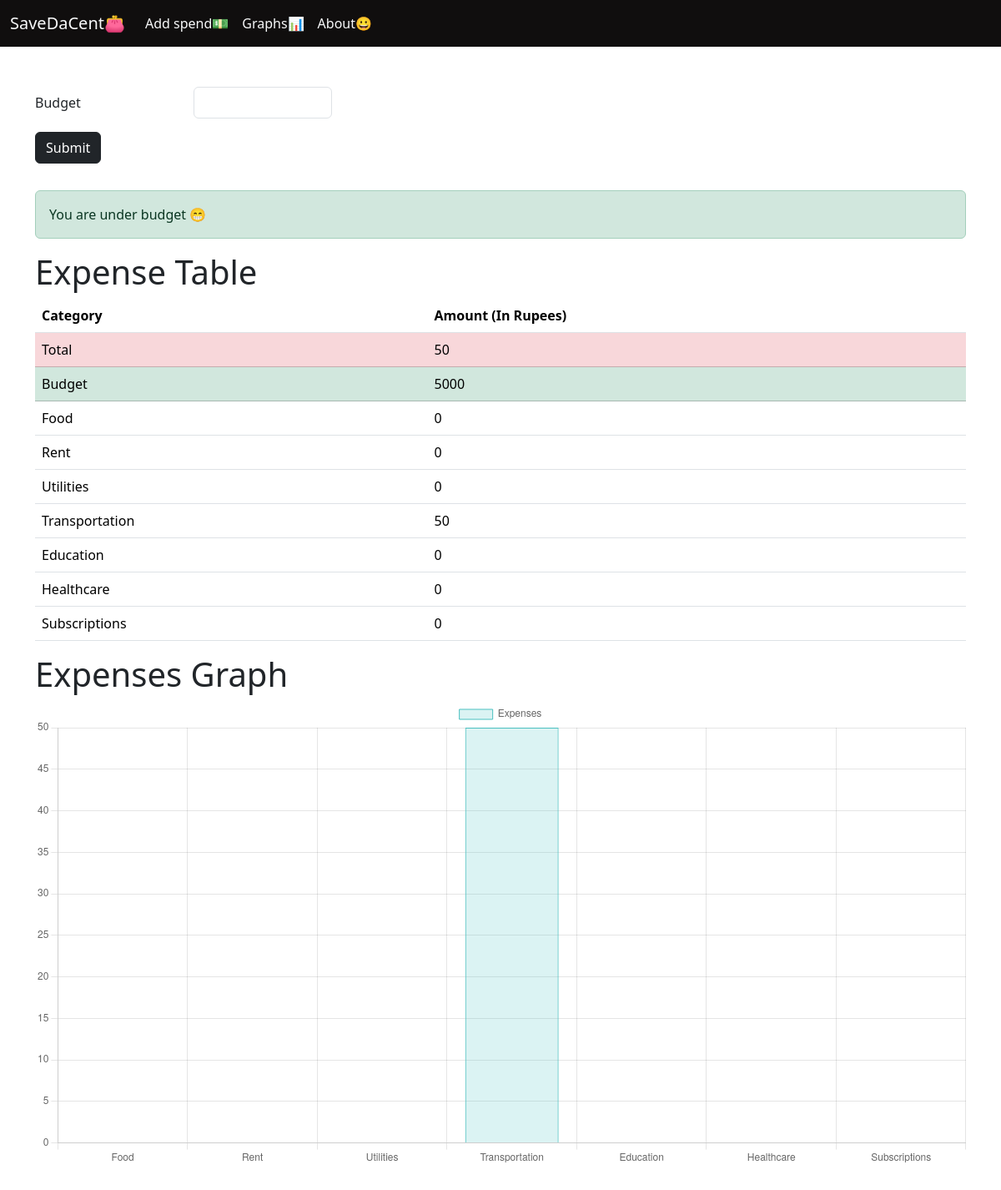
Page /graphs on the committed database.
### app.py (models this page shows, shortened)
class summary(db.Model):
    slno = db.Column(db.Integer, primary_key=True)
    category = db.Column(db.String(200), nullable=False)
    amount = db.Column(db.Integer, default=0)

### app.py (the view)
@app.route('/graphs',methods=['POST','GET'])
def graphs():
    if request.method=='POST':
        budget=request.form['budget']
        group=summary.query.filter_by(category='Budget').first()
        group.amount=budget
        db.session.add(group)
        db.session.commit()
    logger.debug("Graphs route accessed.")
    groups=summary.query.all()
    Total=summary.query.filter_by(category='Total').first()
    Budget=summary.query.filter_by(category='Budget').first()
    return render_template('graphs.html',groups=groups,total=Total.amount,budget=Budget.amount)

### templates/graphs.html (shortened to what this page needs)
{% extends 'base.html' %}
{% block body %}
<div class="container my-5">
  <form action="/graphs" method="POST">
  <div class="row mb-3">
    <label for="amount" class="col-sm-2 col-form-label">Budget</label>
    <div class="col-sm-2">
      <input type="number" class="form-control" name="budget" id="budget">
    </div>
    <div class="my-3">
      <button type="submit" class="btn btn-dark" action="/graphs">Submit</button>
      </div>
  </div>
  </form>
    {% if total>=budget %}
    <div class="alert alert-danger" role="alert">
      You are over budget 😱
    </div>
    {% else %}
    <div class="alert alert-success" role="alert">
      You are under budget 😁
    </div>
    {% endif %}
    <h1>Expense Table</h1>
    <table class="table">
        <thead>
          <tr>
            <th scope="col">Category</th>
            <th scope="col">Amount (In Rupees)</th>
          </tr>
        </thead>
        <tbody>
        {% for group in groups %}
            {% if group.category=='Total' %}
             <tr>
                 <td class="table-danger">{{group.category}}</td>
                 <td class="table-danger">{{group.amount}}</td>
             </tr>
            {% elif group.category=='Budget' %}
             <tr>
                 <td class="table-success">{{group.category}}</td>
                 <td class="table-success">{{group.amount}}</td>
             </tr>
            {% else %}
             <tr>
                 <td>{{group.category}}</td>
                 <td>{{group.amount}}</td>
             </tr>
            {% endif %}
        {% endfor %}
        </tbody>
      </table>
      <h1>Expenses Graph</h1>
      <canvas id="expenseChart" width="200" height="100"></canvas>
      <script>
          fetch('/data')
              .then(response => response.json())
              .then(data => {
                  const ctx = document.getElementById('expenseChart').getContext('2d');
                  new Chart(ctx, {
                      type: 'bar', // Change to 'line' if you prefer a line chart
                      data: {
                          labels: data.labels,
                          datasets: [{
                              label: 'Expenses',
                              data: data.values,
                              backgroundColor: 'rgba(75, 192, 192, 0.2)',
                              borderColor: 'rgba(75, 192, 192, 1)',
                              borderWidth: 1
                          }]
                      },
                      options: {
                          scales: {
                              y: {
                                  beginAtZero: true
                              }
                          }
                      }
                  });
              });
      </script>
</div>
{% endblock %}

### rows in the picture
summary: category "Total", amount "50"
summary: category "Budget", amount "5000"
summary: category "Food", amount "0"
summary: category "Rent", amount "0"
summary: category "Utilities", amount "0"
summary: category "Transportation", amount "50"
summary: category "Education", amount "0"
summary: category "Healthcare", amount "0"
summary: category "Subscriptions", amount "0"
